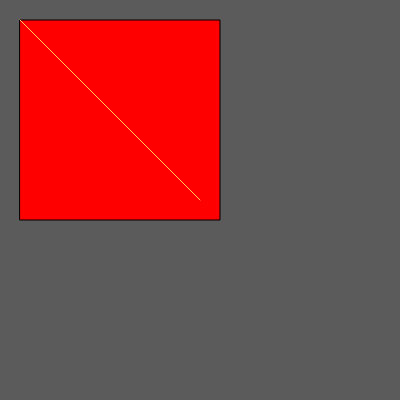
Frame 1 (no input)
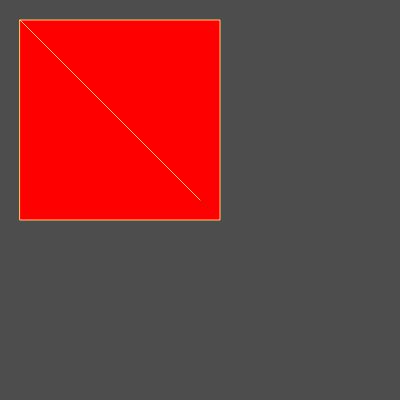
Frame 60 (no input)
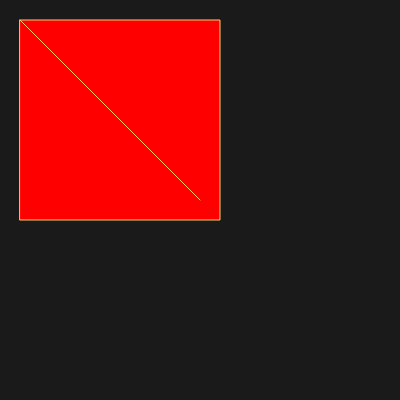
Frame 120 (the mouse pressed at the canvas centre since frame 60)

The p5.js sketch that drew these frames (run headless with seeded random() and noise() and a simulated clock; from frame 60 on, the mouse is pressed at the canvas centre):

// p5.js sketch
// ── sketch.js
function setup() {
  createCanvas(400,400); 
  // frameRate(2); // par defaut 60 frames / secondes
}

function draw() {
  background(random(128)); // entre 0 (noir) et 255 (blanc)
  
  ellipse(55,55,55,55);
  fill(255, 0, 0);
  rect(20,20,200,200);

  stroke(255, 204, 100);
  line(20,20,200,200);
}

// Note : les coord (0,0) haut en gauche
